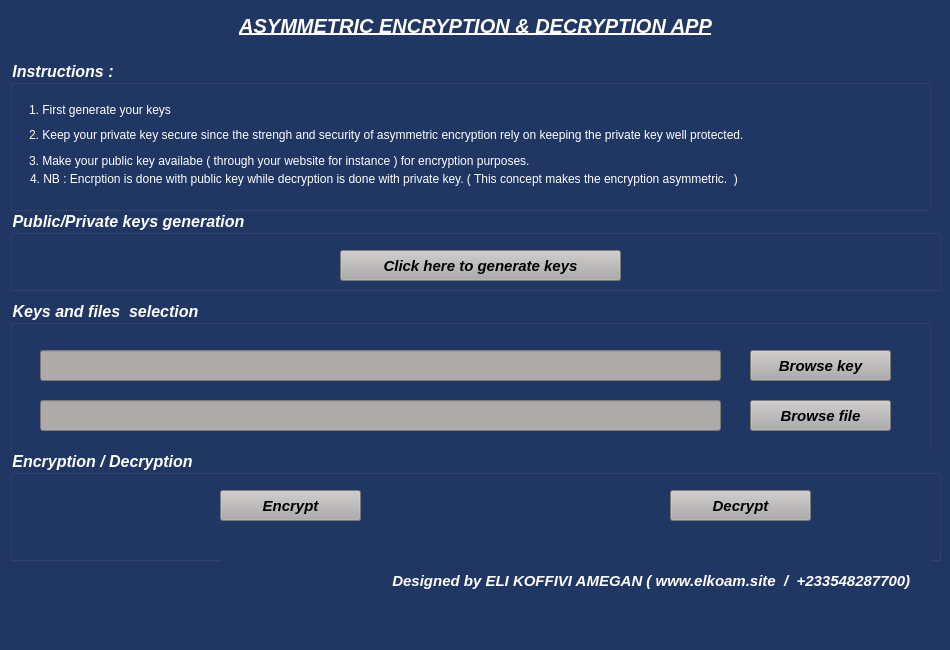
<?xml version="1.0" encoding="UTF-8"?>
<ui version="4.0">
 <class>MainWindow</class>
 <widget class="QMainWindow" name="MainWindow">
  <property name="geometry">
   <rect>
    <x>0</x>
    <y>0</y>
    <width>950</width>
    <height>650</height>
   </rect>
  </property>
  <property name="sizePolicy">
   <sizepolicy hsizetype="Preferred" vsizetype="Preferred">
    <horstretch>0</horstretch>
    <verstretch>0</verstretch>
   </sizepolicy>
  </property>
  <property name="minimumSize">
   <size>
    <width>950</width>
    <height>650</height>
   </size>
  </property>
  <property name="maximumSize">
   <size>
    <width>950</width>
    <height>650</height>
   </size>
  </property>
  <property name="font">
   <font>
    <kerning>true</kerning>
   </font>
  </property>
  <property name="windowTitle">
   <string>Encryption/Decryption App</string>
  </property>
  <property name="autoFillBackground">
   <bool>false</bool>
  </property>
  <property name="styleSheet">
   <string notr="true">background-color:  rgb(32, 55, 100);

color: rgb(255, 255, 255);</string>
  </property>
  <widget class="QWidget" name="centralwidget">
   <widget class="QGroupBox" name="KeyGenerationGroup">
    <property name="geometry">
     <rect>
      <x>10</x>
      <y>210</y>
      <width>931</width>
      <height>81</height>
     </rect>
    </property>
    <property name="sizePolicy">
     <sizepolicy hsizetype="Preferred" vsizetype="Preferred">
      <horstretch>0</horstretch>
      <verstretch>0</verstretch>
     </sizepolicy>
    </property>
    <property name="minimumSize">
     <size>
      <width>0</width>
      <height>0</height>
     </size>
    </property>
    <property name="font">
     <font>
      <pointsize>12</pointsize>
      <weight>75</weight>
      <italic>true</italic>
      <bold>true</bold>
      <strikeout>false</strikeout>
      <kerning>true</kerning>
     </font>
    </property>
    <property name="styleSheet">
     <string notr="true">border-color: rgb(85, 85, 255);
border-color: rgb(255, 170, 0);</string>
    </property>
    <property name="title">
     <string>Public/Private keys generation</string>
    </property>
    <property name="alignment">
     <set>Qt::AlignLeading|Qt::AlignLeft|Qt::AlignTop</set>
    </property>
    <property name="flat">
     <bool>true</bool>
    </property>
    <property name="checkable">
     <bool>false</bool>
    </property>
    <widget class="QPushButton" name="GenerateKeys">
     <property name="geometry">
      <rect>
       <x>330</x>
       <y>40</y>
       <width>281</width>
       <height>31</height>
      </rect>
     </property>
     <property name="font">
      <font>
       <pointsize>11</pointsize>
       <weight>75</weight>
       <italic>true</italic>
       <bold>true</bold>
       <underline>false</underline>
       <kerning>true</kerning>
      </font>
     </property>
     <property name="cursor">
      <cursorShape>ArrowCursor</cursorShape>
     </property>
     <property name="styleSheet">
      <string notr="true">color: rgb(0, 0, 0);
background-color: rgb(174, 170, 170);</string>
     </property>
     <property name="text">
      <string>Click here to generate keys</string>
     </property>
     <property name="autoDefault">
      <bool>false</bool>
     </property>
     <property name="default">
      <bool>false</bool>
     </property>
     <property name="flat">
      <bool>false</bool>
     </property>
    </widget>
   </widget>
   <widget class="QLabel" name="MainTitleLabel">
    <property name="enabled">
     <bool>false</bool>
    </property>
    <property name="geometry">
     <rect>
      <x>140</x>
      <y>10</y>
      <width>671</width>
      <height>31</height>
     </rect>
    </property>
    <property name="font">
     <font>
      <pointsize>15</pointsize>
      <weight>75</weight>
      <italic>true</italic>
      <bold>true</bold>
      <underline>true</underline>
      <strikeout>false</strikeout>
     </font>
    </property>
    <property name="text">
     <string>ASYMMETRIC ENCRYPTION &amp; DECRYPTION APP</string>
    </property>
    <property name="alignment">
     <set>Qt::AlignCenter</set>
    </property>
   </widget>
   <widget class="QGroupBox" name="InstructionsGroup">
    <property name="geometry">
     <rect>
      <x>10</x>
      <y>60</y>
      <width>921</width>
      <height>151</height>
     </rect>
    </property>
    <property name="font">
     <font>
      <pointsize>12</pointsize>
      <weight>75</weight>
      <italic>true</italic>
      <bold>true</bold>
      <strikeout>false</strikeout>
      <kerning>true</kerning>
     </font>
    </property>
    <property name="styleSheet">
     <string notr="true">border-color: rgb(85, 85, 255);
border-color: rgb(255, 170, 0);</string>
    </property>
    <property name="title">
     <string>Instructions :</string>
    </property>
    <property name="alignment">
     <set>Qt::AlignLeading|Qt::AlignLeft|Qt::AlignTop</set>
    </property>
    <property name="flat">
     <bool>true</bool>
    </property>
    <property name="checkable">
     <bool>false</bool>
    </property>
    <widget class="QWidget" name="layoutWidget">
     <property name="geometry">
      <rect>
       <x>19</x>
       <y>40</y>
       <width>889</width>
       <height>70</height>
      </rect>
     </property>
     <layout class="QVBoxLayout" name="verticalLayout">
      <item>
       <widget class="QLabel" name="label_3">
        <property name="font">
         <font>
          <pointsize>9</pointsize>
         </font>
        </property>
        <property name="text">
         <string>1. First generate your keys </string>
        </property>
       </widget>
      </item>
      <item>
       <widget class="QLabel" name="label_4">
        <property name="font">
         <font>
          <pointsize>9</pointsize>
         </font>
        </property>
        <property name="text">
         <string>2. Keep your private key secure since the strengh and security of asymmetric encryption rely on keeping the private key well protected.</string>
        </property>
       </widget>
      </item>
      <item>
       <widget class="QLabel" name="label_5">
        <property name="font">
         <font>
          <pointsize>9</pointsize>
         </font>
        </property>
        <property name="text">
         <string>3. Make your public key availabe ( through your website for instance ) for encryption purposes.</string>
        </property>
       </widget>
      </item>
     </layout>
    </widget>
    <widget class="QLabel" name="label_6">
     <property name="geometry">
      <rect>
       <x>20</x>
       <y>110</y>
       <width>887</width>
       <height>18</height>
      </rect>
     </property>
     <property name="font">
      <font>
       <pointsize>9</pointsize>
      </font>
     </property>
     <property name="text">
      <string>4. NB : Encrption is done with public key while decryption is done with private key. ( This concept makes the encryption asymmetric.  )</string>
     </property>
    </widget>
   </widget>
   <widget class="QGroupBox" name="BrowseGroup">
    <property name="geometry">
     <rect>
      <x>10</x>
      <y>300</y>
      <width>921</width>
      <height>151</height>
     </rect>
    </property>
    <property name="font">
     <font>
      <pointsize>12</pointsize>
      <weight>75</weight>
      <italic>true</italic>
      <bold>true</bold>
      <strikeout>false</strikeout>
      <kerning>true</kerning>
     </font>
    </property>
    <property name="styleSheet">
     <string notr="true">border-color: rgb(85, 85, 255);
border-color: rgb(255, 170, 0);</string>
    </property>
    <property name="title">
     <string>Keys and files  selection</string>
    </property>
    <property name="alignment">
     <set>Qt::AlignLeading|Qt::AlignLeft|Qt::AlignTop</set>
    </property>
    <property name="flat">
     <bool>true</bool>
    </property>
    <property name="checkable">
     <bool>false</bool>
    </property>
    <widget class="QLineEdit" name="KeyPath">
     <property name="geometry">
      <rect>
       <x>30</x>
       <y>50</y>
       <width>681</width>
       <height>31</height>
      </rect>
     </property>
     <property name="styleSheet">
      <string notr="true">background-color: rgb(174, 170, 170);
color: rgb(0, 0, 0);</string>
     </property>
    </widget>
    <widget class="QPushButton" name="BrowsePriKey">
     <property name="geometry">
      <rect>
       <x>740</x>
       <y>50</y>
       <width>141</width>
       <height>31</height>
      </rect>
     </property>
     <property name="font">
      <font>
       <pointsize>11</pointsize>
       <weight>75</weight>
       <italic>true</italic>
       <bold>true</bold>
       <underline>false</underline>
       <kerning>true</kerning>
      </font>
     </property>
     <property name="cursor">
      <cursorShape>ArrowCursor</cursorShape>
     </property>
     <property name="styleSheet">
      <string notr="true">color: rgb(0, 0, 0);
background-color: rgb(174, 170, 170);</string>
     </property>
     <property name="text">
      <string>Browse key</string>
     </property>
     <property name="autoDefault">
      <bool>false</bool>
     </property>
     <property name="default">
      <bool>false</bool>
     </property>
     <property name="flat">
      <bool>false</bool>
     </property>
    </widget>
    <widget class="QPushButton" name="BrowseFile">
     <property name="geometry">
      <rect>
       <x>740</x>
       <y>100</y>
       <width>141</width>
       <height>31</height>
      </rect>
     </property>
     <property name="font">
      <font>
       <pointsize>11</pointsize>
       <weight>75</weight>
       <italic>true</italic>
       <bold>true</bold>
       <underline>false</underline>
       <kerning>true</kerning>
      </font>
     </property>
     <property name="cursor">
      <cursorShape>ArrowCursor</cursorShape>
     </property>
     <property name="styleSheet">
      <string notr="true">color: rgb(0, 0, 0);
background-color: rgb(174, 170, 170);</string>
     </property>
     <property name="text">
      <string>Browse file</string>
     </property>
     <property name="autoDefault">
      <bool>false</bool>
     </property>
     <property name="default">
      <bool>false</bool>
     </property>
     <property name="flat">
      <bool>false</bool>
     </property>
    </widget>
    <widget class="QLineEdit" name="FilePath">
     <property name="geometry">
      <rect>
       <x>30</x>
       <y>100</y>
       <width>681</width>
       <height>31</height>
      </rect>
     </property>
     <property name="styleSheet">
      <string notr="true">background-color: rgb(174, 170, 170);
color: rgb(0, 0, 0);</string>
     </property>
    </widget>
   </widget>
   <widget class="QGroupBox" name="EnDeGroup">
    <property name="geometry">
     <rect>
      <x>10</x>
      <y>450</y>
      <width>931</width>
      <height>111</height>
     </rect>
    </property>
    <property name="font">
     <font>
      <pointsize>12</pointsize>
      <weight>75</weight>
      <italic>true</italic>
      <bold>true</bold>
      <strikeout>false</strikeout>
      <kerning>true</kerning>
     </font>
    </property>
    <property name="styleSheet">
     <string notr="true">border-color: rgb(85, 85, 255);
border-color: rgb(255, 170, 0);</string>
    </property>
    <property name="title">
     <string>Encryption / Decryption</string>
    </property>
    <property name="alignment">
     <set>Qt::AlignLeading|Qt::AlignLeft|Qt::AlignTop</set>
    </property>
    <property name="flat">
     <bool>false</bool>
    </property>
    <property name="checkable">
     <bool>false</bool>
    </property>
    <widget class="QPushButton" name="EncryptBtn">
     <property name="geometry">
      <rect>
       <x>210</x>
       <y>40</y>
       <width>141</width>
       <height>31</height>
      </rect>
     </property>
     <property name="font">
      <font>
       <pointsize>11</pointsize>
       <weight>75</weight>
       <italic>true</italic>
       <bold>true</bold>
       <underline>false</underline>
       <kerning>true</kerning>
      </font>
     </property>
     <property name="cursor">
      <cursorShape>ArrowCursor</cursorShape>
     </property>
     <property name="styleSheet">
      <string notr="true">color: rgb(0, 0, 0);
background-color: rgb(174, 170, 170);</string>
     </property>
     <property name="text">
      <string>Encrypt</string>
     </property>
     <property name="autoDefault">
      <bool>false</bool>
     </property>
     <property name="default">
      <bool>false</bool>
     </property>
     <property name="flat">
      <bool>false</bool>
     </property>
    </widget>
    <widget class="QPushButton" name="DecryptBtn">
     <property name="geometry">
      <rect>
       <x>660</x>
       <y>40</y>
       <width>141</width>
       <height>31</height>
      </rect>
     </property>
     <property name="font">
      <font>
       <pointsize>11</pointsize>
       <weight>75</weight>
       <italic>true</italic>
       <bold>true</bold>
       <underline>false</underline>
       <kerning>true</kerning>
      </font>
     </property>
     <property name="cursor">
      <cursorShape>ArrowCursor</cursorShape>
     </property>
     <property name="styleSheet">
      <string notr="true">color: rgb(0, 0, 0);
background-color: rgb(174, 170, 170);</string>
     </property>
     <property name="text">
      <string>Decrypt</string>
     </property>
     <property name="autoDefault">
      <bool>false</bool>
     </property>
     <property name="default">
      <bool>false</bool>
     </property>
     <property name="flat">
      <bool>false</bool>
     </property>
    </widget>
   </widget>
   <widget class="QLabel" name="MainTitleLabel_2">
    <property name="enabled">
     <bool>false</bool>
    </property>
    <property name="geometry">
     <rect>
      <x>220</x>
      <y>560</y>
      <width>711</width>
      <height>41</height>
     </rect>
    </property>
    <property name="font">
     <font>
      <pointsize>11</pointsize>
      <weight>75</weight>
      <italic>true</italic>
      <bold>true</bold>
      <underline>false</underline>
      <strikeout>false</strikeout>
     </font>
    </property>
    <property name="text">
     <string>Designed by ELI KOFFIVI AMEGAN ( www.elkoam.site  /  +233548287700)     </string>
    </property>
    <property name="alignment">
     <set>Qt::AlignRight|Qt::AlignTrailing|Qt::AlignVCenter</set>
    </property>
   </widget>
  </widget>
  <widget class="QStatusBar" name="statusbar"/>
  <widget class="QMenuBar" name="menubar">
   <property name="geometry">
    <rect>
     <x>0</x>
     <y>0</y>
     <width>950</width>
     <height>29</height>
    </rect>
   </property>
   <property name="font">
    <font>
     <pointsize>10</pointsize>
     <weight>75</weight>
     <italic>true</italic>
     <bold>true</bold>
    </font>
   </property>
  </widget>
  <action name="actionClose">
   <property name="text">
    <string>Close</string>
   </property>
   <property name="font">
    <font>
     <pointsize>9</pointsize>
     <weight>50</weight>
     <italic>false</italic>
     <bold>false</bold>
    </font>
   </property>
  </action>
  <action name="actionClose_2">
   <property name="text">
    <string>Close</string>
   </property>
   <property name="font">
    <font>
     <pointsize>10</pointsize>
     <weight>75</weight>
     <italic>true</italic>
     <bold>true</bold>
    </font>
   </property>
  </action>
 </widget>
 <resources/>
 <connections/>
</ui>
